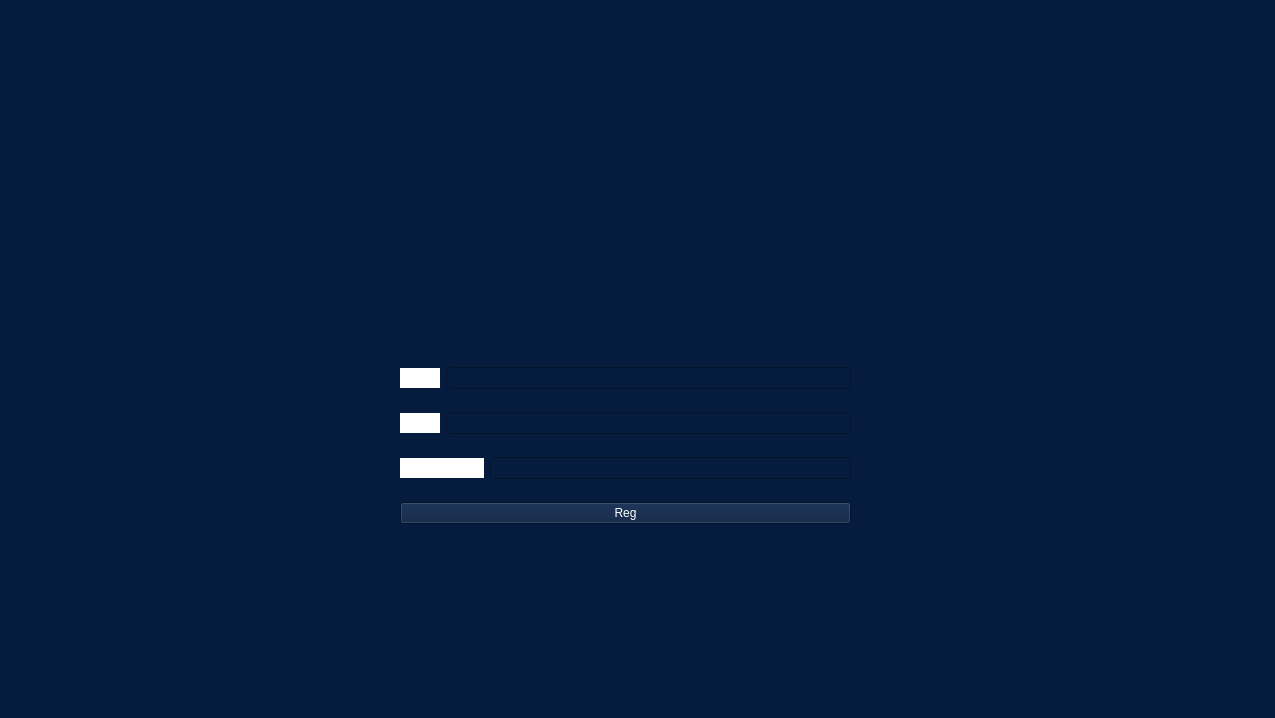
<?xml version="1.0" encoding="UTF-8"?>
<ui version="4.0">
 <class>Register</class>
 <widget class="QWidget" name="Register">
  <property name="geometry">
   <rect>
    <x>0</x>
    <y>0</y>
    <width>1275</width>
    <height>718</height>
   </rect>
  </property>
  <property name="minimumSize">
   <size>
    <width>1275</width>
    <height>718</height>
   </size>
  </property>
  <property name="maximumSize">
   <size>
    <width>1275</width>
    <height>718</height>
   </size>
  </property>
  <property name="windowTitle">
   <string>Register</string>
  </property>
  <property name="styleSheet">
   <string notr="true">background-color: #061c3e;background-image: url(:/images/images/hdd.png)</string>
  </property>
  <widget class="QWidget" name="layoutWidget">
   <property name="geometry">
    <rect>
     <x>400</x>
     <y>350</y>
     <width>451</width>
     <height>191</height>
    </rect>
   </property>
   <layout class="QVBoxLayout" name="verticalLayout">
    <item>
     <layout class="QHBoxLayout" name="horizontalLayout">
      <item>
       <widget class="QLabel" name="username">
        <property name="minimumSize">
         <size>
          <width>40</width>
          <height>0</height>
         </size>
        </property>
        <property name="maximumSize">
         <size>
          <width>40</width>
          <height>20</height>
         </size>
        </property>
        <property name="styleSheet">
         <string notr="true">color: white;background-color:white;</string>
        </property>
        <property name="text">
         <string>用户名：</string>
        </property>
        <property name="textFormat">
         <enum>Qt::RichText</enum>
        </property>
        <property name="alignment">
         <set>Qt::AlignCenter</set>
        </property>
       </widget>
      </item>
      <item>
       <widget class="QLineEdit" name="username_4">
        <property name="styleSheet">
         <string notr="true">color: white;background:#061c3e;</string>
        </property>
       </widget>
      </item>
     </layout>
    </item>
    <item>
     <layout class="QHBoxLayout" name="horizontalLayout_2">
      <item>
       <widget class="QLabel" name="username_2">
        <property name="minimumSize">
         <size>
          <width>40</width>
          <height>0</height>
         </size>
        </property>
        <property name="maximumSize">
         <size>
          <width>40</width>
          <height>20</height>
         </size>
        </property>
        <property name="styleSheet">
         <string notr="true">color: white;background-color:white;</string>
        </property>
        <property name="text">
         <string>密      码：</string>
        </property>
        <property name="textFormat">
         <enum>Qt::RichText</enum>
        </property>
        <property name="alignment">
         <set>Qt::AlignCenter</set>
        </property>
       </widget>
      </item>
      <item>
       <widget class="QLineEdit" name="password">
        <property name="styleSheet">
         <string notr="true">color: white;background:#061c3e;</string>
        </property>
       </widget>
      </item>
     </layout>
    </item>
    <item>
     <layout class="QHBoxLayout" name="horizontalLayout_3">
      <item>
       <widget class="QLabel" name="username_3">
        <property name="maximumSize">
         <size>
          <width>16777215</width>
          <height>20</height>
         </size>
        </property>
        <property name="styleSheet">
         <string notr="true">color: white;background-color:white;</string>
        </property>
        <property name="text">
         <string>再次输入密码：</string>
        </property>
        <property name="textFormat">
         <enum>Qt::RichText</enum>
        </property>
        <property name="alignment">
         <set>Qt::AlignCenter</set>
        </property>
       </widget>
      </item>
      <item>
       <widget class="QLineEdit" name="password2">
        <property name="styleSheet">
         <string notr="true">color: white;background:#061c3e;</string>
        </property>
       </widget>
      </item>
     </layout>
    </item>
    <item>
     <widget class="QPushButton" name="pushButton">
      <property name="styleSheet">
       <string notr="true">color:white;background:#061c3e;</string>
      </property>
      <property name="text">
       <string>Reg</string>
      </property>
     </widget>
    </item>
   </layout>
  </widget>
 </widget>
 <resources>
  <include location="assets/resources.qrc"/>
 </resources>
 <connections/>
</ui>
